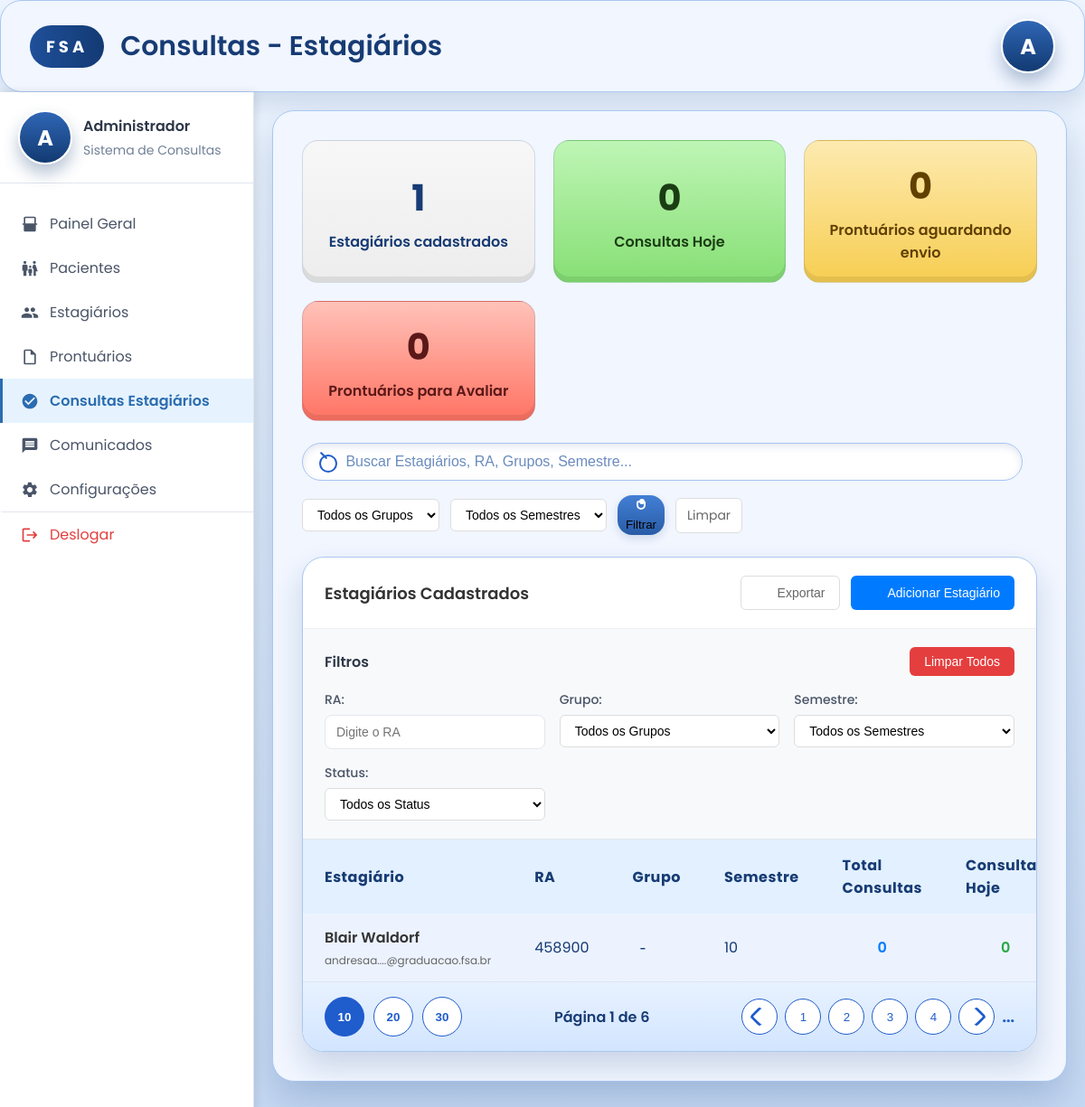
The page /admin/consultas (signed in) on the database its author committed.
### models.py (models this page shows, shortened)
class Estagiario(db.Model):
    id = db.Column(db.Integer, primary_key=True)
    nome = db.Column(db.String(100), nullable=False)
    data_nascimento = db.Column(db.Date, nullable=False)
    RA = db.Column(db.String(10), unique=True, nullable=False)  # Único
    cpf = db.Column(db.String(14), unique=True, nullable=False)  # Único
    telefone_aluno = db.Column(db.String(20), unique=True, nullable=False)  # Único
    emailfsa = db.Column(db.String(100), unique=True, nullable=False)  # Único entre todos
    curso_periodo = db.Column(db.String(50), nullable=False)
    senha = db.Column(db.String(200), nullable=False)
    agendamentos = db.relationship('Agendamento', backref='estagiario', lazy=True)
    disponibilidades = db.relationship('Disponibilidade', backref='estagiario', lazy=True)

### views.py (the view)
@app.route('/admin/consultas', methods=['GET'])
def admin_consultas_estagiarios():
    print("DEBUG: Acessando a rota /admin/consultas.")
    if 'logged_in' not in session or session.get('user_type') != 'mestre':
        flash('Acesso negado. Por favor, faça login como mestre.', 'error')
        return redirect(url_for('login'))
    termo_busca = request.args.get('busca', '').strip()
    filtro_grupo = request.args.get('grupo', '').strip()
    filtro_semestre = request.args.get('semestre', '').strip()
    query = Estagiario.query
    if termo_busca:
        query = query.filter(
            (Estagiario.nome.ilike(f"%{termo_busca}%")) |
            (Estagiario.RA.ilike(f"%{termo_busca}%")) |
            (Estagiario.emailfsa.ilike(f"%{termo_busca}%"))
        )
    estagiarios_db = query.all()
    hoje_inicio = datetime.datetime.combine(datetime.date.today(), datetime.time.min)
    hoje_fim = datetime.datetime.combine(datetime.date.today(), datetime.time.max)
    estagiarios_view = []
    for e in estagiarios_db:
        total_consultas = Agendamento.query.filter_by(estagiario_id=e.id).count()
        consultas_hoje = Agendamento.query.filter(
            Agendamento.estagiario_id == e.id,
            Agendamento.data_agendamento.isnot(None),
            Agendamento.data_agendamento >= hoje_inicio,
            Agendamento.data_agendamento <= hoje_fim
        ).count()
        semestre = ''
        if getattr(e, 'curso_periodo', None):
            try:
                import re
                match = re.search(r"(\d+)", str(e.curso_periodo))
                semestre = match.group(1) if match else ''
            except Exception:
                semestre = ''
        grupo = ''
        if filtro_grupo and grupo != filtro_grupo:
            continue
        if filtro_semestre and str(semestre) != str(filtro_semestre):
            continue
        estagiarios_view.append({
            'id': e.id,
            'nome': e.nome,
            'email': getattr(e, 'emailfsa', None),
            'ra': getattr(e, 'RA', None),
            'grupo': grupo or None,
            'semestre': str(semestre) if semestre else None,
            'consultas_count': total_consultas,
            'consultas_hoje': consultas_hoje,
        })
    total_estagiarios = len(estagiarios_view)
    consultas_hoje_total = sum(e['consultas_hoje'] for e in estagiarios_view)
    prontuarios_aguardando = Agendamento.query.filter_by(status='confirmado').count()
    prontuarios_avaliar = Agendamento.query.filter_by(status='concluido').count()
    grupos_disponiveis = ['A', 'B', 'C']
    semestres_disponiveis = [str(i) for i in range(1, 9)]
    context = {
        'estagiarios': estagiarios_view,
        'total_estagiarios': total_estagiarios,
        'consultas_hoje': consultas_hoje_total,
        'prontuarios_aguardando': prontuarios_aguardando,
        'prontuarios_avaliar': prontuarios_avaliar,
        'grupos_disponiveis': grupos_disponiveis,
        'semestres_disponiveis': semestres_disponiveis,
        'filtros_ativos': {
            'busca': termo_busca,
            'grupo': filtro_grupo,
            'semestre': filtro_semestre,
        }
    }
    return render_template('consultas_estagiarios.html', **context)

### templates/consultas_estagiarios.html (shortened to what this page needs)
<!DOCTYPE html>
<html lang="pt-BR">
  <head>
    <link rel="stylesheet" href="{{ url_for('static', filename='css/consultas_estagiarios.css') }}" />
    <link rel="stylesheet" href="https://cdnjs.cloudflare.com/ajax/libs/font-awesome/6.0.0/css/all.min.css">
  </head>
  <body>
    <div class="page-shell">
      <header class="header">
        <div class="brand">
          <div class="brand-logo">FSA</div>
          <h1>Consultas - Estagiários</h1>
        </div>
        <div class="user-avatar">A</div>
      </header>
      <div class="container">
        <div class="sidebar">
          <div class="sidebar-header">
            <div class="sidebar-user">
              <div class="user-avatar">A</div>
              <div class="user-info">
                <div class="user-name">Administrador</div>
                <div class="user-role">Sistema de Consultas</div>
              </div>
            </div>
          </div>
          <nav class="sidebar-nav">
            <a href="/aba_admin" class="nav-item">
              <svg xmlns="http://www.w3.org/2000/svg" viewBox="0 0 24 24" class="nav-icon">
                <path d="M3 13h1v7c0 1.1.9 2 2 2h12c1.1 0 2-.9 2-2v-7h1c.6 0 1-.4 1-1s-.4-1-1-1h-1V4c0-1.1-.9-2-2-2H6C4.9 2 4 2.9 4 4v7H3c-.6 0-1 .4-1 1s.4 1 1 1zM6 4h12v7H6V4z"/>
              </svg>
              <span>Painel Geral</span>
            </a>
            <a href="#" class="nav-item" onclick="mostrarPagina('pagina-pacientes')">
              <span>Pacientes</span>
            </a>
            <a href="#" class="nav-item" onclick="mostrarPagina('pagina-estagiarios')">
              <span>Estagiários</span>
            </a>
            <a href="#" class="nav-item" onclick="mostrarPagina('pagina-prontuarios')">
              <svg xmlns="http://www.w3.org/2000/svg" viewBox="0 0 24 24" class="nav-icon">
                <path d="M14 2H6c-1.1 0-2 .9-2 2v16c0 1.1.9 2 2 2h12c1.1 0 2-.9 2-2V8l-6-6zm4 18H6V4h7v5h5v11z"/>
              </svg>
              <span>Prontuários</span>
            </a>
            <a href="/admin/consultas" class="nav-item active">
              <svg xmlns="http://www.w3.org/2000/svg" viewBox="0 0 24 24" class="nav-icon">
                <path d="M12 2C6.48 2 2 6.48 2 12s4.48 10 10 10 10-4.48 10-10S17.52 2 12 2zm-2 15l-5-5 1.41-1.41L10 14.17l7.59-7.59L19 8l-9 9z"/>
              </svg>
              <span>Consultas Estagiários</span>
            </a>
            <a href="#" class="nav-item" onclick="mostrarPagina('pagina-comunicados')">
              <svg xmlns="http://www.w3.org/2000/svg" viewBox="0 0 24 24" class="nav-icon">
                <path d="M20 2H4c-1.1 0-1.99.9-1.99 2L2 22l4-4h14c1.1 0 2-.9 2-2V4c0-1.1-.9-2-2-2zm-2 12H6v-2h12v2zm0-3H6V9h12v2zm0-3H6V6h12v2z"/>
              </svg>
              <span>Comunicados</span>
            </a>
            <a href="#" class="nav-item" onclick="mostrarPagina('pagina-configuracoes')">
              <span>Configurações</span>
            </a>
            <a href="/logout" class="nav-item logout">
              <svg xmlns="http://www.w3.org/2000/svg" viewBox="0 0 24 24" class="nav-icon">
                <path d="M17 7l-1.41 1.41L18.17 11H8v2h10.17l-2.58 2.58L17 17l5-5zM4 5h8V3H4c-1.1 0-2 .9-2 2v14c0 1.1.9 2 2 2h8v-2H4V5z"/>
              </svg>
              <span>Deslogar</span>
            </a>
          </nav>
        </div>
        <div class="content">
          <main class="dashboard">
        <section class="summary" aria-label="Indicadores principais">
          <article class="summary-card neutral">
            <span class="summary-value">{{ total_estagiarios }}</span>
            <span class="summary-label">Estagiários cadastrados</span>
          </article>
          <article class="summary-card success">
            <span class="summary-value">{{ consultas_hoje }}</span>
            <span class="summary-label">Consultas Hoje</span>
          </article>
          <article class="summary-card warning">
            <span class="summary-value">{{ prontuarios_aguardando }}</span>
            <span class="summary-label">Prontuários aguardando envio</span>
          </article>
          <article class="summary-card danger">
            <span class="summary-value">{{ prontuarios_avaliar }}</span>
            <span class="summary-label">Prontuários para Avaliar</span>
          </article>
        </section>
        <section class="search-bar" aria-label="Busca e ações">
          <form method="GET" class="search-form">
            <div class="search-input">
              <span class="icon icon-search" aria-hidden="true"></span>
              <input
                type="search"
                name="busca"
                placeholder="Buscar Estagiários, RA, Grupos, Semestre..."
                aria-label="Buscar estagiários"
                value="{{ filtros_ativos.busca if filtros_ativos.busca else '' }}"
              />
            </div>
            <div class="filter-controls">
              <select name="grupo" class="filter-select">
                <option value="">Todos os Grupos</option>
              </select>
              <select name="semestre" class="filter-select">
                <option value="">Todos os Semestres</option>
              </select>
              <button type="submit" class="filter-button" aria-label="Aplicar filtros">
                <span class="icon icon-filter" aria-hidden="true"></span>
                Filtrar
              </button>
              <a href="/admin/consultas" class="clear-filters" aria-label="Limpar filtros">Limpar</a>
            </div>
          </form>
        </section>
        <section class="table-card" aria-label="Tabela de estagiários">
          <div class="table-header">
            <h2>Estagiários Cadastrados</h2>
            <div class="table-actions">
              <button type="button" class="btn btn-outline" onclick="exportarDados()">
                <span class="icon icon-download" aria-hidden="true"></span>
                Exportar
              </button>
              <button type="button" class="btn btn-primary" onclick="adicionarEstagiario()">
                <span class="icon icon-plus" aria-hidden="true"></span>
                Adicionar Estagiário
              </button>
            </div>
          </div>
          <div class="filters-section">
            <div class="filters-header">
              <h3>Filtros</h3>
              <button type="button" class="clear-all-filters" onclick="limparTodosFiltros()">
                Limpar Todos
              </button>
            </div>
            <div class="filters-grid">
              <div class="filter-group">
                <label for="filter-ra">RA:</label>
                <input type="text" id="filter-ra" class="filter-input" placeholder="Digite o RA">
              </div>
              <div class="filter-group">
                <label for="filter-grupo">Grupo:</label>
                <select id="filter-grupo" class="filter-select">
                  <option value="">Todos os Grupos</option>
                </select>
              </div>
              <div class="filter-group">
                <label for="filter-semestre">Semestre:</label>
                <select id="filter-semestre" class="filter-select">
                  <option value="">Todos os Semestres</option>
                </select>
              </div>
              <div class="filter-group">
                <label for="filter-status">Status:</label>
                <select id="filter-status" class="filter-select">
                  <option value="">Todos os Status</option>
                </select>
              </div>
            </div>
          </div>
          <table>
            <thead>
              <tr>
                <th scope="col">Estagiário</th>
                <th scope="col">RA</th>
                <th scope="col">Grupo</th>
                <th scope="col">Semestre</th>
                <th scope="col">Total Consultas</th>
                <th scope="col">Consultas Hoje</th>
              </tr>
            </thead>
            <tbody>
              {% for estagiario in estagiarios %}
              <tr>
                <td data-label="Estagiário">
                  <div class="estagiario-info">
                    <div class="estagiario-nome">{{ estagiario.nome }}</div>
                    <div class="estagiario-email">{{ estagiario.email }}</div>
                  </div>
                </td>
                <td data-label="RA">{{ estagiario.ra }}</td>
                <td data-label="Grupo">
                  {% if estagiario.grupo %}
                  <span class="grupo-badge grupo-{{ estagiario.grupo|lower }}">{{ estagiario.grupo }}</span>
                  {% else %}
                  <span class="grupo-badge">-</span>
                  {% endif %}
                </td>
                <td data-label="Semestre">{{ estagiario.semestre if estagiario.semestre else '-' }}</td>
                <td data-label="Total Consultas" class="consultations">{{ estagiario.consultas_count }}</td>
                <td data-label="Consultas Hoje" class="consultations-today">{{ estagiario.consultas_hoje }}</td>
              </tr>
              {% endfor %}
            </tbody>
          </table>
          <footer class="table-footer">
            <div class="page-size" role="group" aria-label="Quantidade por página">
              <button type="button" class="size-option">10</button>
              <button type="button" class="size-option">20</button>
              <button type="button" class="size-option">30</button>
            </div>
            <span class="pagination-label">Página 1 de 6</span>
            <nav class="pagination" aria-label="Paginação">
              <button type="button" class="page prev" aria-label="Página anterior">
                <span class="icon icon-prev" aria-hidden="true"></span>
              </button>
              <button type="button" class="page number">1</button>
              <button type="button" class="page number">2</button>
              <button type="button" class="page number">3</button>
              <button type="button" class="page number">4</button>
              <button type="button" class="page next" aria-label="Próxima página">
                <span class="icon icon-next" aria-hidden="true"></span>
              </button>
              <span class="ellipsis">...</span>
            </nav>
          </footer>
        </section>
          </main>
        </div>
      </div>
    </div>
  </body>
</html>

### templates/consultas_estagiarios.html (style rules this page uses)
.search-form { display: flex; flex-direction: column; gap: 16px; }
.filter-controls { display: flex; gap: 12px; align-items: center; flex-wrap: wrap; }
.filter-select { padding: 8px 12px; border: 1px solid #ddd; border-radius: 6px; background: white; font-size: 14px; min-width: 150px; }
.clear-filters { color: #666; text-decoration: none; font-size: 14px; padding: 8px 12px; border: 1px solid #ddd; border-radius: 6px; background: white; transition: all 0.2s; }
.table-header { display: flex; justify-content: space-between; align-items: center; padding: 20px 24px; border-bottom: 1px solid #f0f0f0; }
.table-header h2 { font-size: 18px; font-weight: 600; color: #333; margin: 0; }
.table-actions { display: flex; gap: 12px; }
.btn { padding: 10px 16px; border: none; border-radius: 6px; font-weight: 500; cursor: pointer; transition: all 0.2s; display: inline-flex; align-items: center; justify-content: center; gap: 8px; text-decoration: none; font-size: 14px; }
.btn-primary { background: #007bff; color: white; }
.btn-outline { background: transparent; border: 1px solid #ddd; color: #666; }
.estagiario-info { display: flex; flex-direction: column; gap: 4px; }
.estagiario-nome { font-weight: 600; color: #333; }
.estagiario-email { font-size: 12px; color: #666; }
.grupo-badge { padding: 4px 8px; border-radius: 12px; font-size: 12px; font-weight: 600; text-transform: uppercase; }
.consultations { text-align: center; font-weight: 600; color: #007bff; }
.consultations-today { text-align: center; font-weight: 600; color: #28a745; }
.icon { width: 16px; height: 16px; fill: currentColor; }

### rows shown on the page
Estagiario: nome "Blair Waldorf", email "andresaa....@graduacao.fsa.br", ra "458900", semestre "10", consultas_count "0", consultas_hoje "0"

### other values the page prints
{{ total_estagiarios }} "1"
{{ consultas_hoje }} "0"
{{ prontuarios_aguardando }} "0"
{{ prontuarios_avaliar }} "0"
